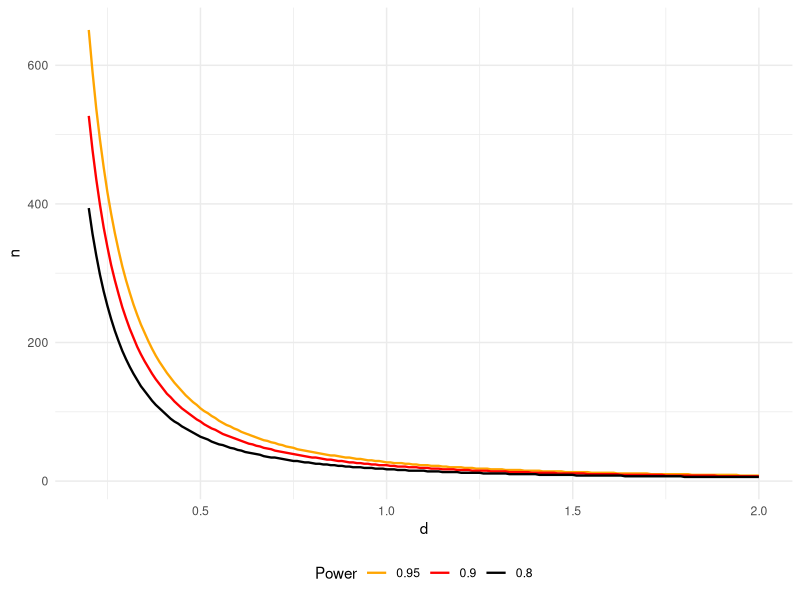
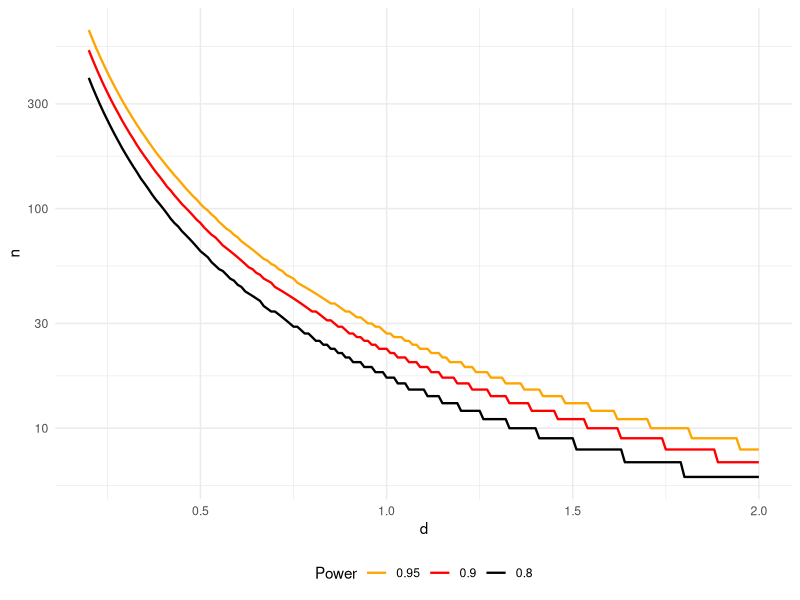
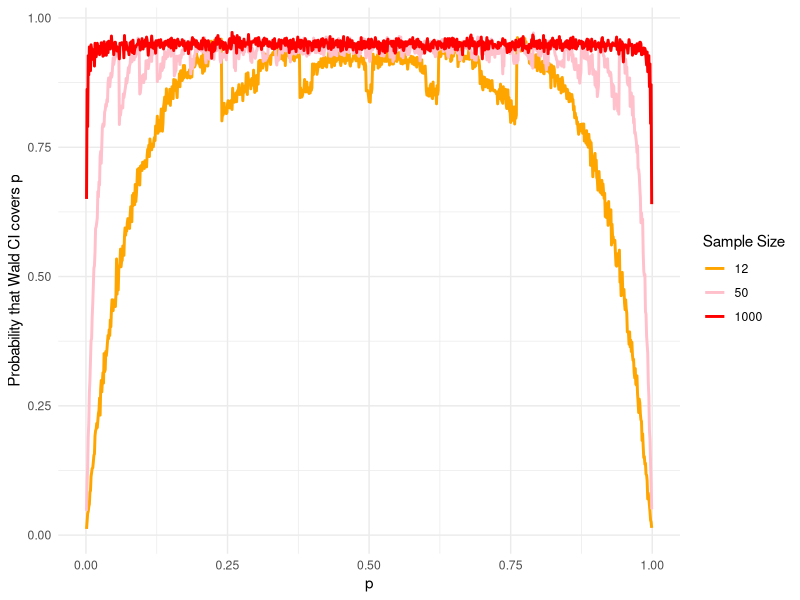

The R script that drew these images, in order:
## ---- chunk 1
knitr::opts_chunk$set(echo = T, message = F, warning = F)
## ---- chunk 2
# Required libraries
library(ggplot2)
## ---- chunk 3
power_to_n = function(d, power) {
  # Calculate minimum sample size for given effect size and power
  n = power.t.test(n = NULL, d = d, power = power, type = "two.sample")$n
  
  # Round up to nearest integer
  n = ceiling(n)
  
  return(n)
}
## ---- chunk 4
# Define the power levels and effect sizes to use
powers = c(0.8, 0.9, 0.95)
ds = seq(0.2, 2.0, by = 0.01)

# Create a data frame to hold the results
results = data.frame(d = numeric(0), power = numeric(0), n = numeric(0))

# Loop through each power level and effect size, calculate the minimum sample size, and add the result to the data frame
for (p in powers) {
  for (d in ds) {
    n = power_to_n(d = d, power = p)
    results = rbind(results, data.frame(d = d, power = p, n = n))
  }
}

# Create the plot
ggplot(results, aes(x = d, y = n, group = factor(power, levels = rev(powers)), color = factor(power, levels = rev(powers)))) +
  geom_line(size = 0.8) +
  scale_x_continuous("d") +
  scale_y_continuous("n") +
  theme_minimal() + theme(legend.position="bottom") +
  scale_color_manual("Power", values = c("orange", "red", "black"))
## ---- chunk 5
# Define the power levels and effect sizes to use
powers = c(0.8, 0.9, 0.95)
ds = seq(0.2, 2.0, by = 0.01)

# Create a data frame to hold the results
results = data.frame(d = numeric(0), power = numeric(0), n = numeric(0))

# Loop through each power level and effect size, calculate the minimum sample size, and add the result to the data frame
for (p in powers) {
  for (d in ds) {
    n = power_to_n(d = d, power = p)
    results = rbind(results, data.frame(d = d, power = p, n = n))
  }
}



# Create the plot with a logarithmic y-axis scale
ggplot(results, aes(x = d, y = n, group = factor(power, levels = rev(powers)), color = factor(power, levels = rev(powers)))) +
  geom_line(size = 0.8) + 
  scale_x_continuous("d") +
  scale_y_log10("n") +
  theme_minimal() + theme(legend.position="bottom") +
  scale_color_manual("Power", values = c("orange", "red", "black"))
## ---- chunk 6
print("The staircase shape in the logarithmic plot for high values of d is a result of the discrete nature of the minimum sample size. As the effect size (Cohen's d) increases, the required sample size to achieve a given power decreases rapidly. However, the minimum sample size is calculated based on integer values of sample size, so the required sample size appears to change in steps rather than smoothly.")
## ---- chunk 7
Result = c('Promote','Hold','Total')
Male = c(21,3,24)
Female = c(14,10,24)
Total = c(35,13,48)

df = data.frame(Result = Result, Male = Male, Female = Female, Total = Total)


# Calculate the probability using dhyper
prob = dhyper(df$Male[1], df$Total[1], df$Total[2], df$Male[3])

# Print the probability
prob
## ---- chunk 8
# Define the parameters of the hypergeometric distribution
m = df$Total[1] # number of successes
n = df$Total[2] # number of failures

# Calculate the probabilities for all the cells
cat('Male_prob', dhyper(df$Male[1], m, n, df$Male[3]),'\n')
cat('Female_prob', dhyper(df$Female[1], m, n, df$Female[3]),'\n')
cat('Hold_Male_prob', dhyper(df$Male[2], n, m, df$Male[3]),'\n')
cat('Hold_Female_prob', dhyper(df$Female[2], n, m, df$Female[3]),'\n\n')

print("We have a contingency table with two rows and two columns, and the degrees of freedom for Fisher's exact test is (num_rows - 1) * (num_columns - 1). Thus, the degrees of freedom is (2 - 1) * (2 - 1) = 1, which means we have *one* degree of freedom for the test. So, as the results show, we need to one cell to test to perform Fisher’s exact test.")
## ---- chunk 9
# Create a matrix of the count data
counts = matrix(c(Male[1], Female[1], Male[2], Female[2]), nrow = 2, byrow = TRUE,
                       dimnames = list(c("Promote", "Hold"), c("Male", "Female")))

# Perform a chi-squared test
Chi_2 = chisq.test(counts)

# Display the test results
print(Chi_2)

print("If the p-value is less than or equal to the significance level of 0.05, we reject the null hypothesis of no association between gender and promotion status. If the p-value is greater than 0.05, we fail to reject the null hypothesis. Based on the output of the chisq.test() function, the p-value is 0.05132, which is slightly greater than 0.05. Therefore, we fail to reject the null hypothesis at the 0.05 significance level, which means there is not sufficient evidence to conclude that there is an association between gender and promotion status. However, since the p-value is very close to the significance level, we may want to consider other factors such as the sample size and effect size before making a final decision.")
## ---- chunk 10
waldci = function(p_hat, n, alpha) {
  # Calculate standard error of the proportion
  se = sqrt(p_hat * (1 - p_hat) / n)
  
  # Calculate margin of error
  z_star = qnorm(1 - alpha / 2)
  me = z_star * se
  
  # Calculate lower and upper bounds of confidence interval
  lower = p_hat - me
  upper = p_hat + me
  
  # Return confidence interval
  return(c(lower, upper))
}

# Example
#p_hat = 0.6
#n = 100
#alpha = 0.05

#waldci(p_hat, n, alpha)

# Result: [1] 0.5039818 0.6960182
## ---- chunk 11
coverageProb = function(p, n_trials, n_replicates, alpha) {
  # Initialize counter for number of confidence intervals that contain p
  num_contain = 0
  
  for (i in 1:n_replicates) {
    # Generate Bernoulli trials with probability p
    trials = rbinom(n_trials, 1, p)
    
    # Calculate proportion of successes
    p_hat = mean(trials)
    
    # Calculate Wald confidence interval
    ci = waldci(p_hat, n_trials, alpha)
    
    # Check if p is contained in the confidence interval
    if (ci[1] <= p && ci[2] >= p) {
      num_contain = num_contain + 1
    }
  }
  
  # Calculate proportion of confidence intervals that contain p
  prop_contain = num_contain / n_replicates
  
  # Return proportion
  return(prop_contain)
}

# Example
#p = 0.3
#n_trials = 50
#n_replicates = 1000
#alpha = 0.05

#coverageProb(p, n_trials, n_replicates, alpha)

# Result: 0.932
## ---- chunk 12
# Define range of p values
p_vals = seq(0.001, 0.999, by = 0.001)

# Define values of n_trials
n_trials = c(12, 50, 1000)

# Define significance level
alpha = 0.05

# Initialize matrix to store results
results = matrix(NA, nrow = length(p_vals), ncol = length(n_trials))

# Calculate coverage probability for each combination of p and n_trials
for (i in 1:length(p_vals)) {
  for (j in 1:length(n_trials)) {
    p = p_vals[i]
    n = n_trials[j]
    prop_contain = coverageProb(p, n, n_replicates = 1000, alpha)
    results[i,j] = prop_contain
  }
}
## ---- chunk 13
# Convert results to data frame
df = data.frame(p = rep(p_vals, length(n_trials)),
                 coverage = c(results[,1], results[,2], results[,3]),
                 n_trials = rep(n_trials, each = length(p_vals)))

# Plot results using ggplot2
ggplot(df, aes(x = p, y = coverage, group = n_trials, color = factor(n_trials))) +
  geom_line(size = 1) +
  labs(x = "p", y = "Probability that Wald CI covers p", color = "Sample Size") +
  scale_color_manual(values = c("orange","pink","red")) +
  theme_minimal()
